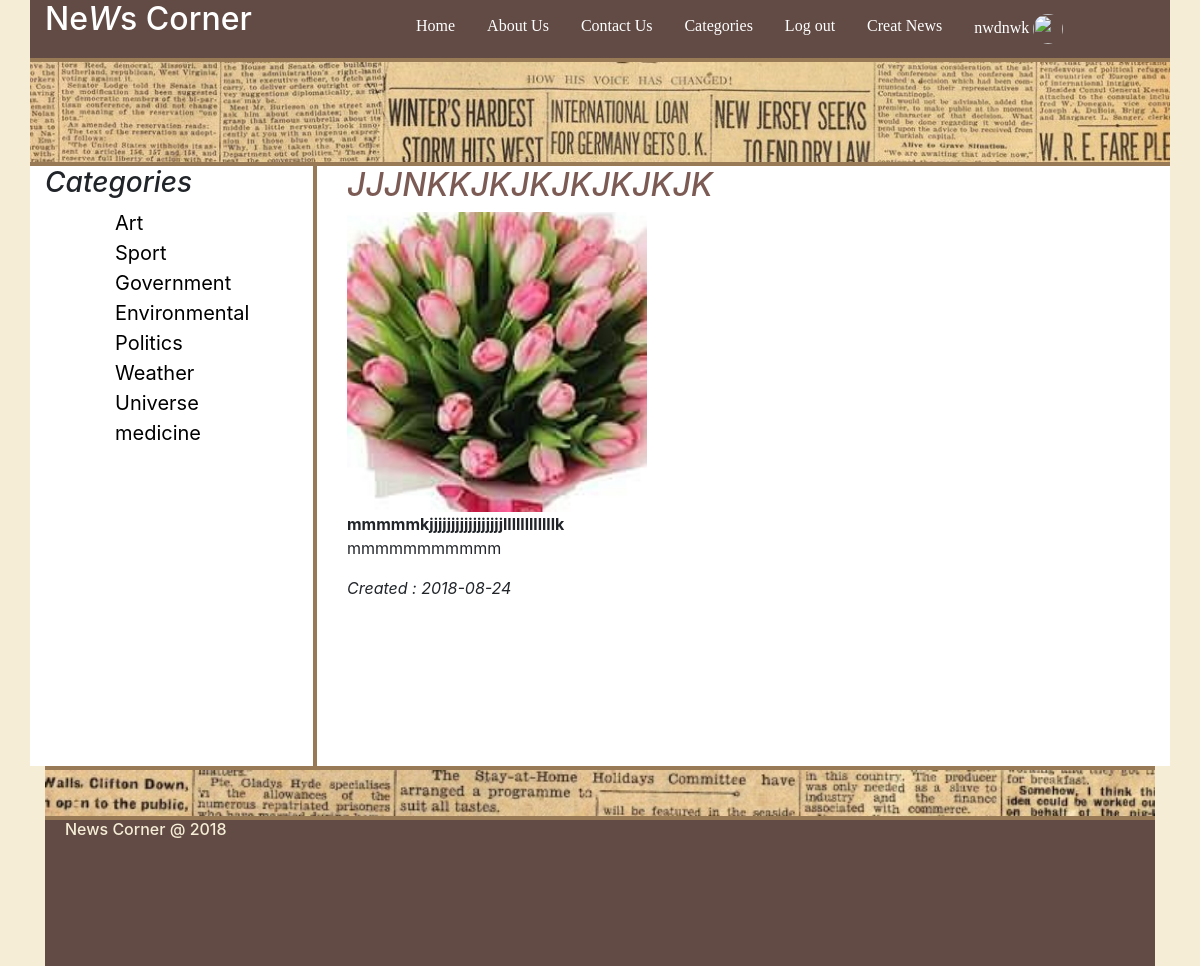
Screenshot of /view.php?id=89 (signed in) with the database file from the repository.
### tables this page shows
CREATE TABLE `registr_s` (
  `id` int(11) NOT NULL,
  `f_name` varchar(50) NOT NULL,
  `l_name` varchar(50) NOT NULL,
  `email` varchar(320) NOT NULL,
  `password` varchar(40) NOT NULL,
  `profile_path` varchar(255) NOT NULL,
  `country_id` int(11) NOT NULL,
  `registr_date` date NOT NULL
);

CREATE TABLE `categories` (
  `id` int(11) NOT NULL,
  `title` varchar(255) NOT NULL
);

CREATE TABLE `news` (
  `id` int(11) NOT NULL,
  `title` varchar(255) NOT NULL,
  `description` text NOT NULL,
  `content` text NOT NULL,
  `image_path` varchar(255) NOT NULL,
  `category_id` int(11) NOT NULL,
  `date_of_creating` date NOT NULL
);

### cookies_sessions/session_on.php (called while the page is built, shortened)
<?php
function check_session(){
    if(isset($_SESSION['id'])) {
        return true;
    }
    return false;
}

### components/db.php (called while the page is built, shortened)
<?php
class Database
{
    public function is_serialized($data, &$result = null)
    {
        $data = trim($data);
        if (strlen($data) < 4) {
            return false;
        }
        if ($data[1] !== ':') {
            return false;
        }
        return false;
    }
}

### view.php (the view)
<?php
require_once 'components/db_functions.php';
require_once 'layouts/header.php';
require_once 'cookies_sessions/session_on.php';
require_once 'layouts/left-sidebar.php';
?>
<div class="col-md-9 right">
    <div class="news_list col-md-12 ">
        <?php
        if (isset($_GET['id'])) {
            $id = $_GET['id'];
            $stmt = $conn->query("SELECT * FROM news where id=" . $id);
            $data = $stmt->fetch(PDO::FETCH_ASSOC);
        } else {
            header("Location: index.php");
        }
        ?>
        <?php if (!empty($data)){ ?>
        <h2 class="title"><?php echo $data['title']; ?></h2>
        <div class="image_container"><img src="uploads/<?php echo $data['image_path']; ?>"</div>
        <div class="description"><?php echo $data['description']; ?></div>
        <div><?php echo $data['content']; ?></div>
        <div class="news_date">Created : <?php echo $data['date_of_creating']; ?>  </div>
        <?php } ?>
    </div>
</div>
</div>
</div>
<?php require_once 'layouts/footer.php'; ?>

### layouts/header.php (shortened to what this page needs)
<?php
include_once "cookies_sessions/session_on.php";
include_once 'components/db_functions.php';
if(isset ($_SESSION['id'])) {
    $user_id = $_SESSION['id'];
}else{
    $user_id = "";
}
$stmt = $conn->query("select * from registr_s where id = '$user_id'"  );
$data = $stmt->fetch(PDO::FETCH_ASSOC);
?>
<!DOCTYPE html>
<html lang="en">
<head>
    <link rel="stylesheet" href="css/bootstrap.css">
    <link rel="stylesheet" href="css/style.css">
    <link rel="stylesheet" href="css/fontawesome.css">
</head>
<body>
<div class="container-fluid ">
    <div class="container header ">
        <div class="navigation">
            <nav class="row ">
                <div class="col-md-3  col-xs-3 nav_bottom left_header" id="logo"><a href="index.php"><h2 >Ne<i>W</i>s Corner</h2></a></div>
                <div class="col-md-9 col-xs-9 nav_bottom right_header">
                    <ul>
                        <li class="nav"><a class="nav_href" href="index.php">Home</a></li>
                        <li class="nav"><a class="nav_href" href="about_us.php">About Us</a></li>
                        <li class="nav"><a class="nav_href" href="contact.php">Contact Us</a></li>
                        <li class="nav"><a class="nav_href" href="category_nav.php">Categories</a></li>
                        <?php
                        if (check_session()): ?>
                            <li class="nav"><a class="nav_href" href="log_out.php">Log out</a></li>
                            <li class="nav"><a class="nav_href" href="admin.php">Creat News</a></li>
                            <li class="nav"><a class="nav_href" href="welcome.php" title = "Profile">
                                    <?= $data['f_name']?>
                                    <img  class="profile_image"  src="uploads/profiles/<?php echo $data['profile_path']  ?>" alt="">
                                </a></li>
                        <?php else: ?>
                            <li class="nav"><a class="nav_href" href="sign_up.php">Sign up</a></li>
                            <li class="nav" ><a class="nav_href" href="log_in.php">Log in</a></li>
                        <?php endif; ?>
                    </ul>
                </div>
                <div class="container header_background_image"></div>
            </nav>
        </div>
    </div>

### layouts/left-sidebar.php (shortened to what this page needs)
<?php
$stmt = $conn->query("SELECT * FROM categories");
$data = $stmt->fetchAll(PDO::FETCH_ASSOC);
include_once "components/db.php";
?>
<div class="container">
    <div class="row">
        <div class="col-md-3 left">
            <h3 style="font-style: italic" class="cat">Categories</h3>
            <ul class="category_nav" id="sortable">
            <?php foreach ($data as $value):?>
                    <li><a href="category.php?id=<?= $value['id']
                        ?>"><?= $value['title']?></a> </li>
                <?php endforeach;?>
            </ul>
        </div>

### css/style.css (style rules this page uses)
body { background:#F5EDD5; outline:none !important; padding:0; margin:0; }
ul { list-style-type: none; margin-left: 70px; padding: 0; }
li { list-style-type: none; }
.nav { float: left; }
.nav a { display: block; color: white; text-align: center; padding: 14px 16px; text-decoration: none; font-family: "Verdana"; }
.category_nav li a { color:black; text-decoration:none; font-size: 20px; }
.left { background: #FFFFFF; border-right:2px solid #987A57; }
.right { background: #FFFFFF; border-left:2px solid #987A57; }
.title { font-style:italic; text-transform:uppercase; color: #7c5b55; }
.image_container { width:300px; height:300px; margin-left:0!important; }
.image_container img { width:300px; height:300px !important; object-fit:cover !important; margin-left:0!important; }
.header { background-color: #624B45; border-bottom: 4px solid #987A57; }
.nav_bottom { border-bottom: 4px solid #987A57; }
#logo a { color: white; }
#logo a h2 { -webkit-animation-name: example; -webkit-animation-duration: 10s; animation-name: example; animation-duration: 10s; }
.description { font-weight: bold; }
.news_date { font-style:italic; }
.nav .profile_image { width:30px; height:30px; border-radius:50%; overflow: hidden; object-fit: cover; }
.header_background_image { background-image: url("../images/news_header.jpg"); height:100px; background-repeat:no-repeat ; background-size: cover; }
.news_list { height:600px; overflow-y: scroll; }
.cat { position: relative; -webkit-animation-name: example; -webkit-animation-duration: 4s; animation-name: example_cat; animation-duration: 4s; }

### rows the page displays
registr_s: f_name "nwdnwk"
categories: title "Art"
categories: title "Sport"
categories: title "Government"
categories: title "Environmental"
categories: title "Politics"
categories: title "Weather"
categories: title "Universe"
categories: title "medicine"
news: title "JJJNKKJKJKJKJKJKJK", description "mmmmmkjjjjjjjjjjjjjjjjjllllllllllllk", content "mmmmmmmmmmm", date_of_creating "2018-08-24"
